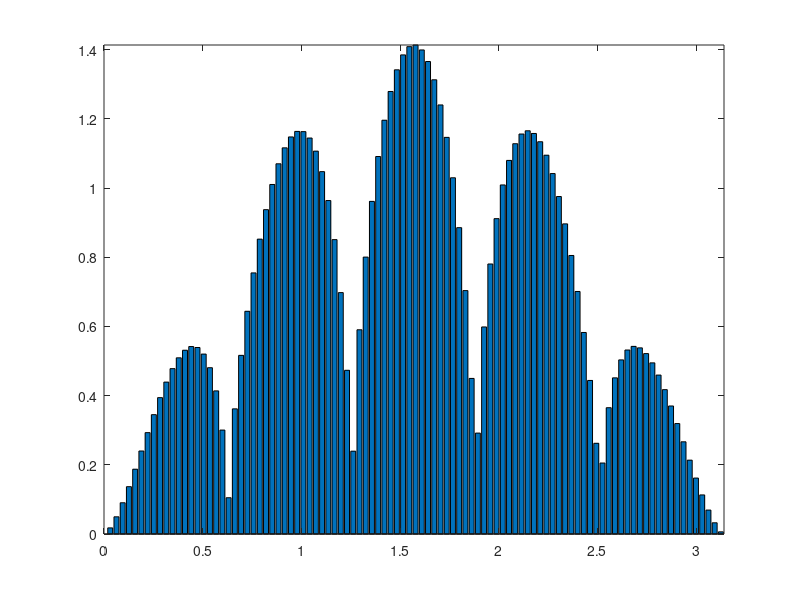
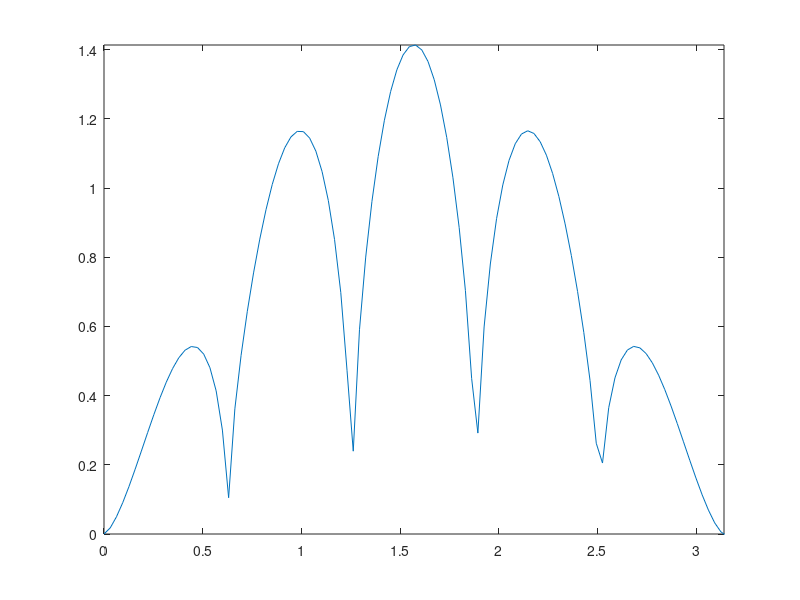

MATLAB code for these plots, in order:
t=linspace(0,2*pi,200);
r=sqrt(abs(2*sin(5*t)));
y=r.*sin(t);

figure(4)
bar(t,y)
axis([0 pi 0 inf])

figure(5)
plot(t,y)
axis([0 pi 0 inf])